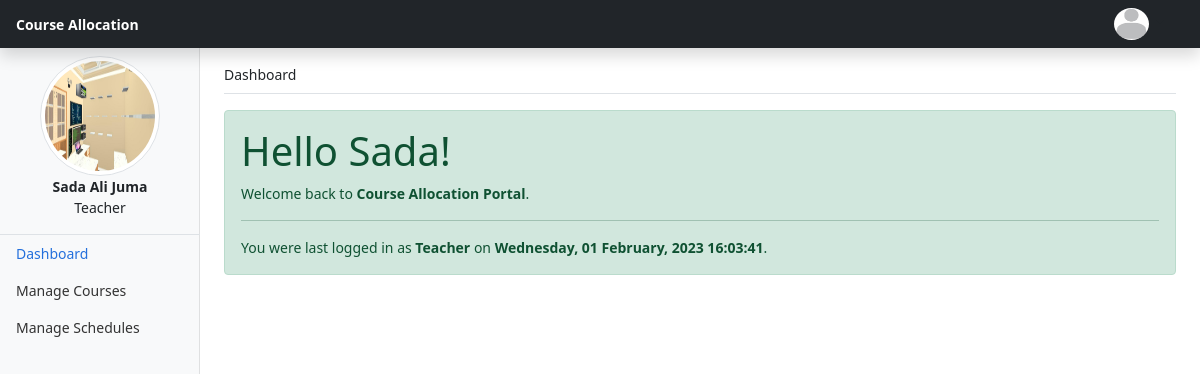
Page /dashboard.php (signed in) on the committed database.
### tables this page shows
CREATE TABLE `users` (
  `userID` int(11) NOT NULL,
  `userName` varchar(20) DEFAULT NULL,
  `password` varchar(250) DEFAULT NULL,
  `roleID` int(11) DEFAULT NULL,
  `lastLogin` datetime DEFAULT NULL,
  `profile` varchar(50) DEFAULT NULL
);

CREATE TABLE `staffs` (
  `staffID` int(11) NOT NULL,
  `firstName` varchar(50) NOT NULL,
  `middleName` varchar(50) NOT NULL,
  `lastName` varchar(50) NOT NULL,
  `DOB` date NOT NULL,
  `userID` int(11) NOT NULL
);

CREATE TABLE `roles` (
  `roleID` int(11) NOT NULL,
  `roleName` varchar(20) DEFAULT NULL,
  `roleDescription` varchar(50) DEFAULT NULL
);

### dashboard.php (the view, shortened to what this page needs)
<!doctype html>
<html lang="en">
<head>
	<?php require_once("page_title.php"); ?>
</head>
<body>
	<?php
	include_once("header.php");
	?>
	<div class="container-fluid">
		<div class="row">
			<?php
			include_once("nav.php");
			?>
			<main class="col-md-9 ms-sm-auto col-lg-10 px-md-4">
				<div class="d-flex justify-content-between flex-wrap flex-md-nowrap align-items-center pt-3 pb-2 mb-3 border-bottom">
					<div>Dashboard
					</div>
				</div>
				<div class="row">
					<div class="col-12">
						<?php
						try {
							$query = $conn->prepare("SELECT * FROM users u,staffs s,roles r WHERE u.userID=s.userID AND u.roleID=r.roleID AND u.userName=:name");
							$user = $_SESSION["user"];
							$query->execute(array(":name" => $user));
							$res = $query->fetch();
						?>
							<div class="alert alert-success" role="alert">
								<h1 class="alert-heading">Hello <?php echo $res["firstName"]; ?>!</h1>
								<p>Welcome back to <strong>Course Allocation Portal</strong>.</p>
								<hr>
								<p class="mb-0">You were last logged in as <strong><?php echo $res["roleDescription"]; ?></strong> on
								<strong><?php echo date_format(date_create($res["lastLogin"])," l, d F, Y H:i:s"); ?></strong>.</p>
							</div>
						<?php
						} catch (PDOException $e) {
						}
						?>
					</div>
				</div>
			</main>
		</div>
	</div>
</body>
</html>

### nav.php (shortened to what this page needs)
<?php
require_once("handlers/connection.php");
try {
	$query = $conn->prepare("SELECT * FROM users u,staffs s,roles r WHERE u.userID=s.userID AND u.roleID=r.roleID AND u.userName=:name");
	$user = $_SESSION["user"];
	$query->execute(array(":name" => $user));
	$res = $query->fetch();
} catch (PDOException $e) {
}
?>
<nav id="sidebarMenu" class="col-md-3 col-lg-2 d-md-block bg-light sidebar collapse">
	<img src="<?php echo 'assets/profile/' . $res["profile"]; ?>" alt="" class="img rounded-circle img-thumbnail d-block mx-auto mt-2" style="width: 120px;height: 120px;">
	<div class="d-block text-center">
		<strong class="font-weight-bold">
			<?php echo $res["firstName"] . " " . $res["middleName"] . " " . $res["lastName"]; ?>
		</strong>
		<p><?php echo $res["roleDescription"]; ?></p>
	</div>
	<div class="position-sticky border-top">
		<ul class="nav flex-column">
			<li class="nav-item">
				<a class="nav-link active" aria-current="page" href="dashboard.php">
					Dashboard
				</a>
			</li>
			<li class="nav-item">
				<a class="nav-link" href="courses.php">
					Manage Courses
				</a>
			</li>
			<li class="nav-item">
				<a class="nav-link" href="#">
					Manage Schedules
				</a>
			</li>
		</ul>
	</div>
</nav>

### assets/css/dashboard.css (style rules this page uses)
body { font-size: .875rem; }
.sidebar { position: fixed; top: 0; bottom: 0; left: 0; z-index: 100; padding: 48px 0 0; box-shadow: inset -1px 0 0 rgba(0, 0, 0, .1); }
.sidebar .nav-link { font-weight: 500; color: #333; }
.sidebar .nav-link.active { color: #2470dc; }

### rows in the picture
users: profile (picture), staffs.firstName "Sada", staffs.middleName "Ali", staffs.lastName "Juma", roleID.roleDescription "Teacher", lastLogin "Wednesday, 01 February, 2023 16:03:41"
